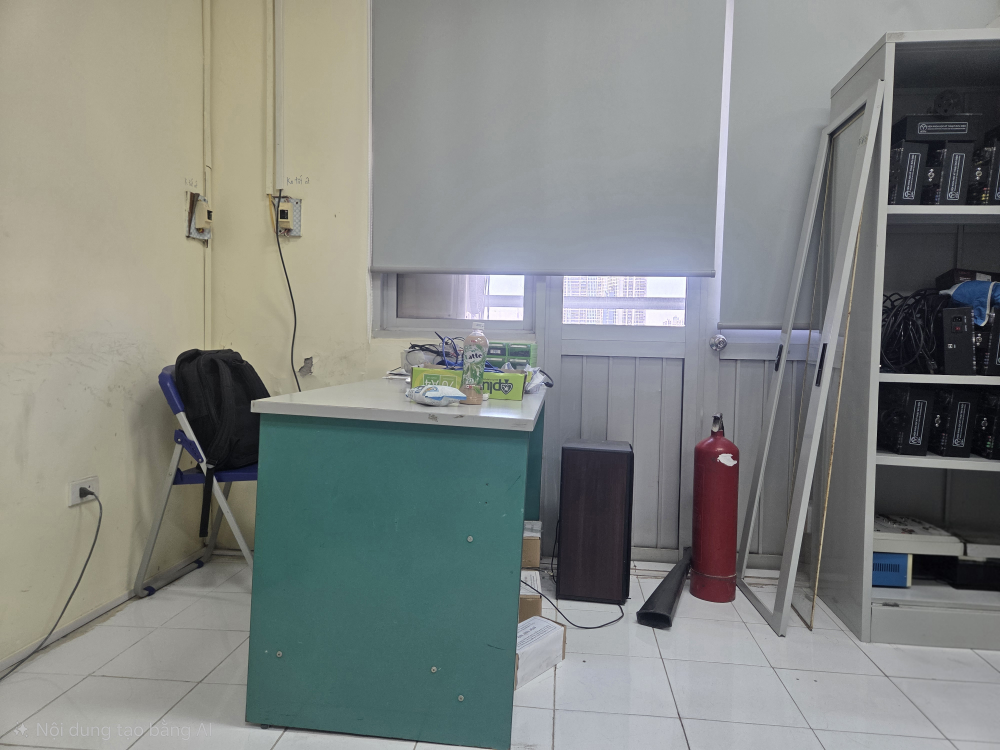
#> input picture data/images/v1_01.jpg, 4000 x 3000 px (shown at 1/4 size); its folder holds 3 pictures in this run
$ python build_dataset.py
#> lines starting #> are read from the running program, lines starting #| are printed output that depends on the picture
"""BƯỚC 2 — Gộp các nguồn thành một bộ dữ liệu YOLO duy nhất cho mô hình LabSafe-6.

Nguồn:
  1. Open Images (bước 1)          D:/Study/datasets/labsafe_public
     LVIS (bước 1b)                 D:/Study/datasets/labsafe_lvis
  2. Fire-ART (bình chữa cháy)     D:/Study/datasets/extinguisher_yolo
  3. Ảnh nhóm tự chụp, xuất từ Roboflow dạng YOLOv8, giải nén vào data/train_labeled/<tên bất kỳ>/
     (có thể nhiều thư mục, mỗi người một thư mục)

An toàn: tự kiểm tra và LOẠI mọi ảnh trùng/gần trùng với 62 ảnh kiểm tra (data/images),
vì ảnh kiểm tra tuyệt đối không được dùng để train.

    python app/train/build_dataset.py
Kết quả: D:/Study/datasets/labsafe_6cls/  (images/{train,val}, labels/{train,val}, data.yaml, summary.csv)
"""
import argparse
import hashlib
import shutil
import sys
from collections import Counter
from pathlib import Path

import yaml
from PIL import Image, ImageOps

sys.path.insert(0, str(Path(__file__).resolve().parent))
from classes import CLASSES  # noqa: E402

ROOT = Path(__file__).resolve().parents[2]
PUBLIC = [(Path("D:/Study/datasets/labsafe_public"), "openimages"), (Path("D:/Study/datasets/labsafe_lvis"), "lvis")]
FIREART = Path("D:/Study/datasets/extinguisher_yolo")
ROBOFLOW = ROOT / "data" / "train_labeled"
TEST_IMAGES = ROOT / "data" / "images"
OUT = Path("D:/Study/datasets/labsafe_6cls")
IMG_EXTS = {".jpg", ".jpeg", ".png", ".bmp", ".webp"}

ap = argparse.ArgumentParser()
ap.add_argument("--val", type=float, default=0.15, help="tỷ lệ ảnh kiểm định")
ap.add_argument("--no-public", action="store_true")
ap.add_argument("--no-fireart", action="store_true")
ap.add_argument("--out", default=str(OUT), help="thư mục kết quả (đổi tên khi đang có lần train khác dùng thư mục cũ)")
args = ap.parse_args()
OUT = Path(args.out)


def ahash(path, n=16):
#> called with n = 16
    im = ImageOps.exif_transpose(Image.open(path)).convert("L").resize((n, n))
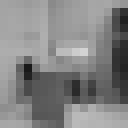
#> im: PIL image 16x16 L (shown 8 times larger); min 25, max 211, mean 131.7
    px = list(im.get_flattened_data()) if hasattr(im, "get_flattened_data") else list(im.getdata())
#> px = 256 values, max 211 at index 106, min 25 at index 131, mean 131.7
    avg = sum(px) / len(px)
#> avg = 131.7
    return int("".join("1" if p > avg else "0" for p in px), 2)


def near_dup(h, pool, thr=12):
    return any(bin(h ^ t).count("1") <= thr for t in pool)


def label_for(img: Path) -> Path:
    # .../images/<split>/x.jpg -> .../labels/<split>/x.txt ; .../images/x.jpg -> .../labels/x.txt
    parts = list(img.parts)
    i = len(parts) - 1 - parts[::-1].index("images")
    parts[i] = "labels"
    return Path(*parts).with_suffix(".txt")


items = []  # (ảnh, dòng nhãn đã đổi sang id LabSafe, nguồn)

for pdir, pname in ([] if args.no_public else PUBLIC):
    if not pdir.exists():
        continue
    for img in sorted((pdir / "images").glob("*.jpg")):
        lb = pdir / "labels" / (img.stem + ".txt")
        if lb.exists():
            items.append((img, lb.read_text().split("\n"), pname))

if not args.no_fireart and FIREART.exists():
    for img in sorted((FIREART / "images").rglob("*")):
        if img.suffix.lower() in IMG_EXTS:
            lb = label_for(img)
            lines = lb.read_text().split("\n") if lb.exists() else []   # ảnh âm (không có bình) vẫn giữ
            lines = [f"{CLASSES.index('binh_chua_chay')} " + l.split(maxsplit=1)[1] for l in lines if l.strip()]
            items.append((img, lines, "fireart"))

rf_names = Counter()
if ROBOFLOW.exists():
    for dy in sorted(ROBOFLOW.rglob("data.yaml")):
        names = yaml.safe_load(dy.read_text(encoding="utf-8"))["names"]
        names = list(names.values()) if isinstance(names, dict) else list(names)
        remap = {}
        for k, n in enumerate(names):
            key = str(n).strip().lower().replace(" ", "_")
            if key in CLASSES:
                remap[k] = CLASSES.index(key)
            else:
                print(f"[!] {dy.parent.name}: lớp '{n}' không thuộc {CLASSES} -> bỏ qua hộp của lớp này")
        for img in sorted(dy.parent.rglob("*")):
            if img.suffix.lower() not in IMG_EXTS or "images" not in img.parts:
                continue
            lb = label_for(img)
            out = []
            for l in (lb.read_text().split("\n") if lb.exists() else []):
                p = l.split()
                if len(p) == 5 and int(p[0]) in remap:
                    out.append(" ".join([str(remap[int(p[0])])] + p[1:]))
                    rf_names[CLASSES[remap[int(p[0])]]] += 1
            items.append((img, out, f"roboflow:{dy.parent.name}"))

# ---- chặn rò rỉ ảnh kiểm tra
test_hashes = [ahash(p) for p in TEST_IMAGES.iterdir() if p.suffix.lower() in IMG_EXTS]
#> call 2 of ahash, with n = 16
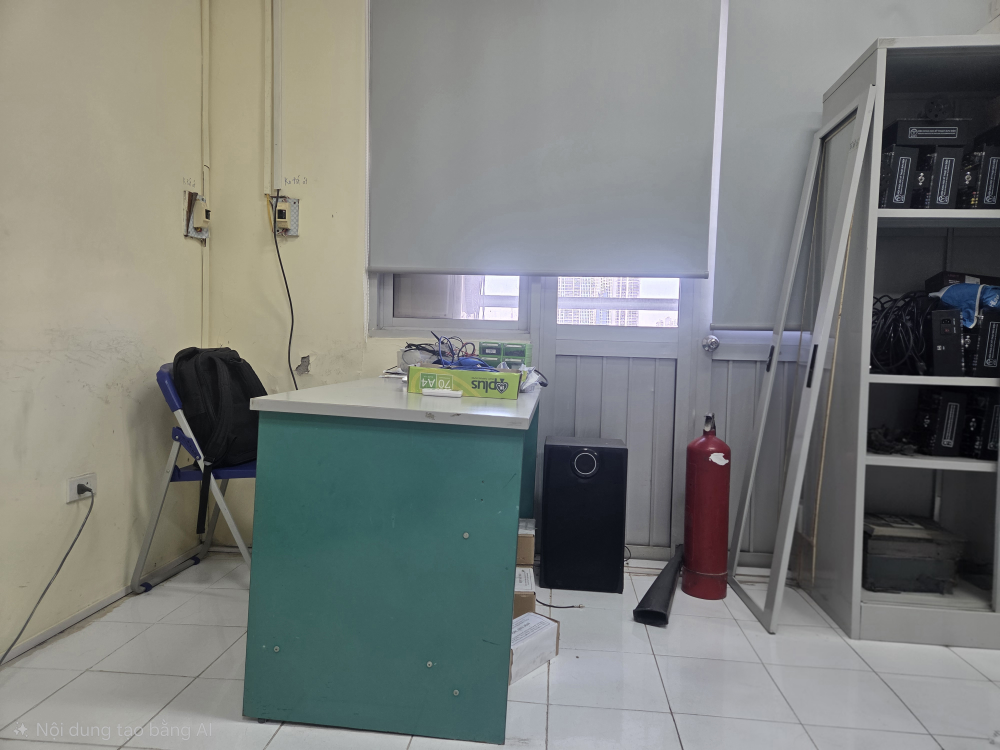
#> input picture data/images/v1_02.jpg, 4000 x 3000 px (shown at 1/4 size)
#> in ahash (call 2), `px = list(im.get_flattened_data()) if hasattr(im, "get_flattened_data"..`: px = 256 values, max 207 at index 106, min 22 at index 185, mean 125.4
#> in ahash (call 2), `avg = sum(px) / len(px)`: avg = 125.4
#> call 3 of ahash, with n = 16
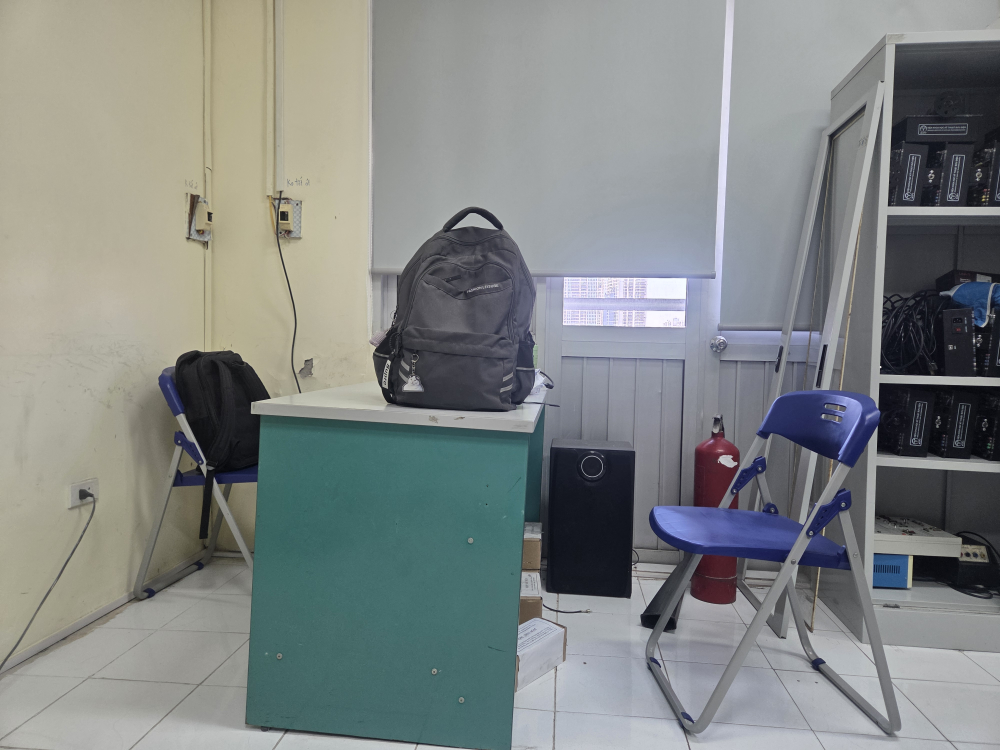
#> input picture data/images/v1_03.jpg, 4000 x 3000 px (shown at 1/4 size)
#> in ahash (call 3), `im = ImageOps.exif_transpose(Image.open(path)).convert("L").resize((n,..`:
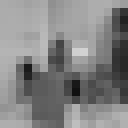
#> im: PIL image 16x16 L (shown 8 times larger); min 17, max 210, mean 132
#> in ahash (call 3), `px = list(im.get_flattened_data()) if hasattr(im, "get_flattened_data"..`: px = 256 values, max 210 at index 106, min 17 at index 185, mean 132
#> in ahash (call 3), `avg = sum(px) / len(px)`: avg = 132
#> test_hashes = [115792089156435121249760692083726491721981185721210569248848867411648279736575, 115792089156435121249760692083726491721981185721210569248848867411648279736575, 115792089156435121249760690972965265577899431388929169912162667957517450998015]
kept, leaked = [], []
for it in items:
    if it[2].startswith("roboflow") and near_dup(ahash(it[0]), test_hashes):
        leaked.append(it[0])
    else:
        kept.append(it)
if leaked:
    print(f"[!] LOẠI {len(leaked)} ảnh trùng với bộ 62 ảnh kiểm tra:", *[p.name for p in leaked[:10]])

# ---- chia train/val ổn định theo tên file (chạy lại cho cùng kết quả)
if OUT.exists():
    shutil.rmtree(OUT)
summary = Counter()
for img, lines, src in kept:
    h = int(hashlib.md5(f"{src}/{img.name}".encode()).hexdigest(), 16) % 1000
    split = "val" if h < args.val * 1000 else "train"
    stem = f"{src.split(':')[0]}_{hashlib.md5(str(img).encode()).hexdigest()[:8]}_{img.stem}"[:120]
    (OUT / "images" / split).mkdir(parents=True, exist_ok=True)
    (OUT / "labels" / split).mkdir(parents=True, exist_ok=True)
    shutil.copy(img, OUT / "images" / split / (stem + img.suffix.lower()))
    lines = [l for l in lines if l.strip()]
    (OUT / "labels" / split / (stem + ".txt")).write_text("\n".join(lines) + ("\n" if lines else ""))
    summary[(split, src.split(":")[0], "ảnh")] += 1
    for l in lines:
        summary[(split, CLASSES[int(l.split()[0])], "hộp")] += 1

(OUT / "data.yaml").write_text(yaml.safe_dump({"path": str(OUT).replace("\\", "/"), "train": "images/train",
                                               "val": "images/val", "names": dict(enumerate(CLASSES))},
                                              allow_unicode=True, sort_keys=False), encoding="utf-8")
with open(OUT / "summary.csv", "w", encoding="utf-8") as f:
    f.write("split,muc,loai,so_luong\n")
    for (a, b, c), n in sorted(summary.items()):
        f.write(f"{a},{b},{c},{n}\n")
print(f"\nBộ dữ liệu: {OUT}")
for (a, b, c), n in sorted(summary.items()):
    print(f"  {a:5s} {b:15s} {c:4s} {n}")
if rf_names:
    print("Hộp từ ảnh nhóm tự chụp:", dict(rf_names))
else:
    print("Chưa có ảnh nhóm tự chụp (data/train_labeled trống) -> chỉ dùng dữ liệu công khai.")
